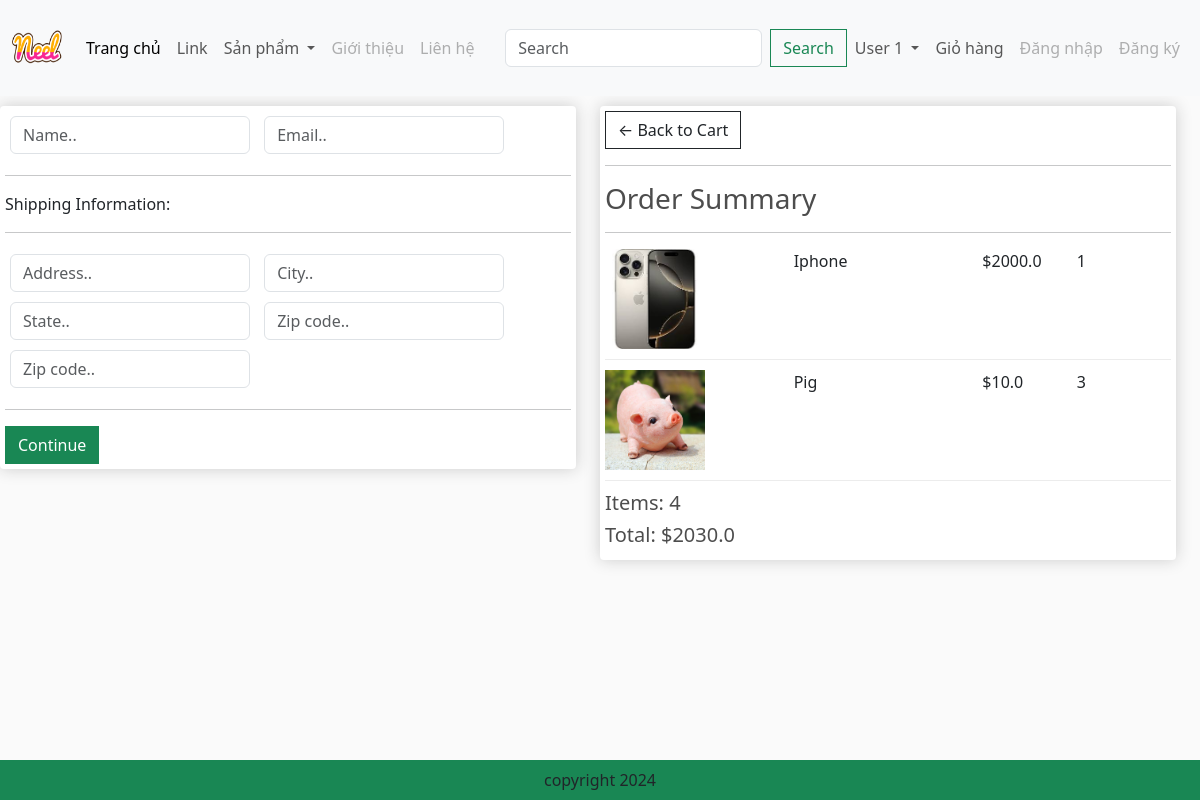
Page /checkout/ (signed in) on the earlier database version.
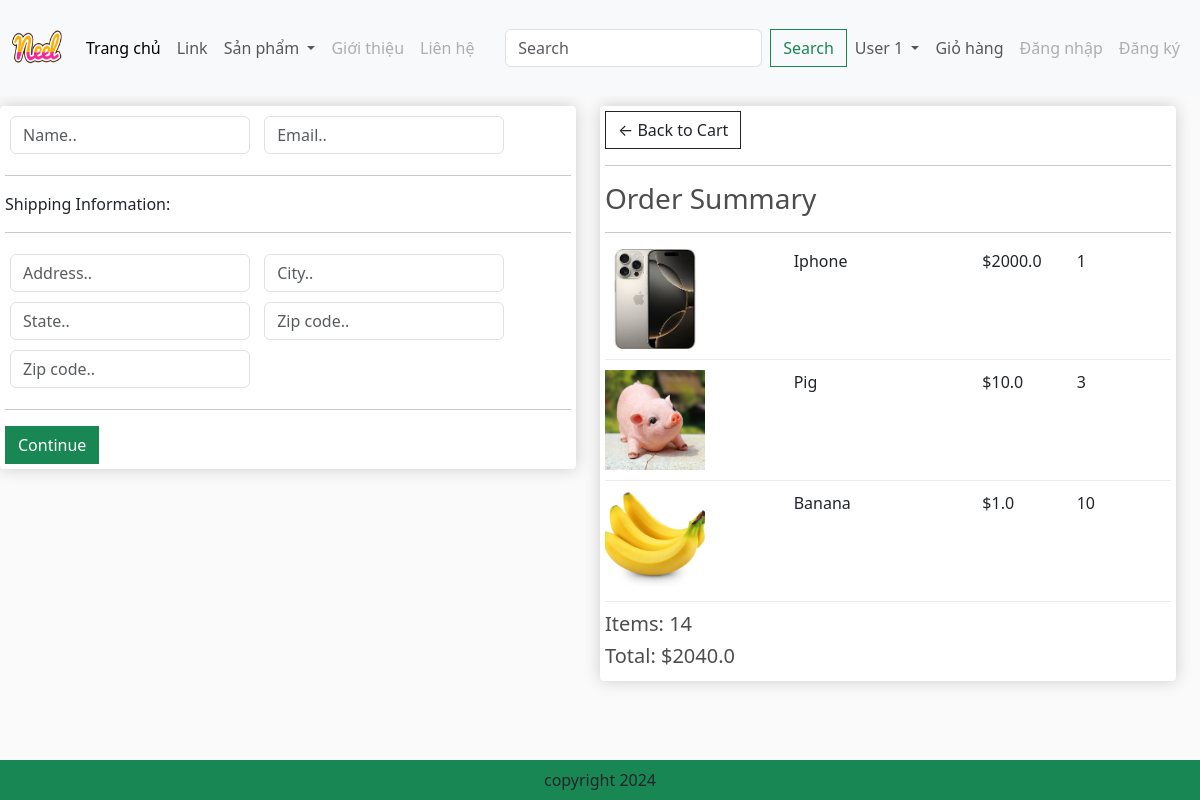
Same page on the later database version.
### app/models.py (models this page shows, shortened)
class OrderItem(models.Model):
    product = models.ForeignKey(Product,on_delete=models.SET_NULL,blank=True,null=True)
    order = models.ForeignKey(Order,on_delete=models.SET_NULL,blank=True,null=True)
    quantity = models.IntegerField(default=0,null=True,blank=True)
    date_added = models.DateTimeField(auto_now_add=True)
    @property
    def get_total(self):
        total=self.product.price*self.quantity
        return total

class Product(models.Model):
    name = models.CharField(max_length=200,null=True)
    price = models.FloatField()
    digital = models.BooleanField(default=False,null=True,blank=False)
    image = models.ImageField(null=True,blank=True)
    @property
    def ImageURL(self):
        try:
            url = self.image.url
        except:
            url = ""
        return url

class Order(models.Model):
    customer = models.ForeignKey(Customer,on_delete=models.SET_NULL,blank=True,null=True)
    date_order = models.DateTimeField(auto_now_add=True)
    complete = models.BooleanField(default=False,null=True,blank=False)
    transaction_id = models.CharField(max_length=200,null=True)
    @property
    def get_cart_items(self):
        orderitems=self.orderitem_set.all()
        total=sum([item.quantity for item in orderitems])
        return total
    @property
    def get_cart_total(self):
        orderitems=self.orderitem_set.all()
        total=sum([item.get_total for item in orderitems])
        return total

### app/views.py (the view)
# urls.py: path('checkout/', views.checkout, name = "checkout"),
def checkout(request):
    if request.user.is_authenticated:
        customer = request.user.customer
        order, created = Order.objects.get_or_create( customer = customer, complete = False)
        items = order.orderitem_set.all()
    else:
        items = []
        order = {'order.get_cart_items':0,'order.get_cart_total':0}
    context={'items': items, 'order':order}
    return render(request,'app/checkout.html', context)

### app/templates/app/checkout.html (shortened to what this page needs)
{% extends 'app/base.html' %}
{% load static %}
{% block content_checkout %}
     <div class="row" style='width:100%'>
		<div class="col-lg-6">
			<div class="box-element" id="form-wrapper">
				<form id="form">
					<div id="user-info">
						<div class="form-field">
							<input required class="form-control" type="text" name="name" placeholder="Name..">
						</div>
						<div class="form-field">
							<input required class="form-control" type="email" name="email" placeholder="Email..">
						</div>
					</div>
					<div id="shipping-info">
						<hr>
						<p>Shipping Information:</p>
						<hr>
						<div class="form-field">
							<input class="form-control" type="text" name="address" placeholder="Address..">
						</div>
						<div class="form-field">
							<input class="form-control" type="text" name="city" placeholder="City..">
						</div>
						<div class="form-field">
							<input class="form-control" type="text" name="state" placeholder="State..">
						</div>
						<div class="form-field">
							<input class="form-control" type="text" name="zipcode" placeholder="Zip code..">
						</div>
						<div class="form-field">
							<input class="form-control" type="text" name="country" placeholder="Zip code..">
						</div>
					</div>
					<hr>
					<input id="form-button" class="btn btn-success btn-block" type="submit" value="Continue">
				</form>
			</div>
			<br>
		</div>
		<div class="col-lg-6">
			<div class="box-element">
				<a  class="btn btn-outline-dark" href="{% url 'cart' %}">&#x2190; Back to Cart</a>
				<hr>
				<h3>Order Summary</h3>
				<hr>
				{% for item in items  %}
				<div class="cart-row">
					<div style="flex:2"><img class="row-image" src="{{item.product.ImageURL}}"></div>
					<div style="flex:2"><p>{{item.product.name}}</p></div>
					<div style="flex:1"><p>${{item.product.price}}</p></div>
					<div style="flex:1"><p>{{item.quantity}}</p></div>
				</div>
				{% endfor %}
				<h5>Items: {{order.get_cart_items}}</h5>
				<h5>Total: ${{order.get_cart_total}}</h5>
			</div>
		</div>
	</div>
{% endblock content_checkout %}

Differences in the rows shown:
added OrderItem: product.ImageURL (picture), product.name "Banana", product.price "1.0", quantity "10"
computed for Order: get_cart_items "4" → "14"; get_cart_total "2030.0" → "2040.0"
